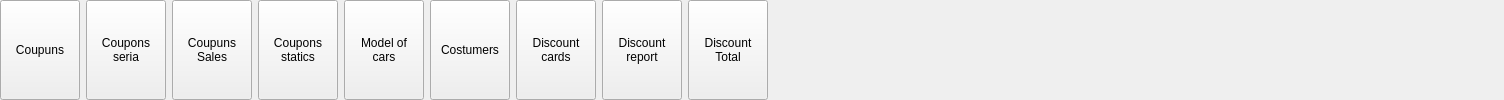
    <widget class="QWidget" name="widget_16" native="true">
     <layout class="QHBoxLayout" name="horizontalLayout_12">
      <property name="leftMargin">
       <number>0</number>
      </property>
      <property name="topMargin">
       <number>0</number>
      </property>
      <property name="rightMargin">
       <number>0</number>
      </property>
      <property name="bottomMargin">
       <number>0</number>
      </property>
      <item>
       <widget class="QToolButton" name="btnCoupons">
        <property name="minimumSize">
         <size>
          <width>80</width>
          <height>80</height>
         </size>
        </property>
        <property name="maximumSize">
         <size>
          <width>222</width>
          <height>222</height>
         </size>
        </property>
        <property name="text">
         <string>Coupuns</string>
        </property>
        <property name="icon">
         <iconset resource="res.qrc">
          <normaloff>:/images/discount.png</normaloff>:/images/discount.png</iconset>
        </property>
        <property name="iconSize">
         <size>
          <width>32</width>
          <height>32</height>
         </size>
        </property>
        <property name="toolButtonStyle">
         <enum>Qt::ToolButtonTextUnderIcon</enum>
        </property>
       </widget>
      </item>
      <item>
       <widget class="QToolButton" name="btnCouponSeria">
        <property name="minimumSize">
         <size>
          <width>80</width>
          <height>80</height>
         </size>
        </property>
        <property name="maximumSize">
         <size>
          <width>222</width>
          <height>222</height>
         </size>
        </property>
        <property name="text">
         <string>Coupons
seria</string>
        </property>
        <property name="icon">
         <iconset resource="res.qrc">
          <normaloff>:/images/discount.png</normaloff>:/images/discount.png</iconset>
        </property>
        <property name="iconSize">
         <size>
          <width>32</width>
          <height>32</height>
         </size>
        </property>
        <property name="toolButtonStyle">
         <enum>Qt::ToolButtonTextUnderIcon</enum>
        </property>
       </widget>
      </item>
      <item>
       <widget class="QToolButton" name="btnSaleCoupons">
        <property name="minimumSize">
         <size>
          <width>80</width>
          <height>80</height>
         </size>
        </property>
        <property name="maximumSize">
         <size>
          <width>222</width>
          <height>222</height>
         </size>
        </property>
        <property name="text">
         <string>Coupuns
Sales</string>
        </property>
        <property name="icon">
         <iconset resource="res.qrc">
          <normaloff>:/images/discount.png</normaloff>:/images/discount.png</iconset>
        </property>
        <property name="iconSize">
         <size>
          <width>32</width>
          <height>32</height>
         </size>
        </property>
        <property name="toolButtonStyle">
         <enum>Qt::ToolButtonTextUnderIcon</enum>
        </property>
       </widget>
      </item>
      <item>
       <widget class="QToolButton" name="btnDiscountCards">
        <property name="minimumSize">
         <size>
          <width>80</width>
          <height>80</height>
         </size>
        </property>
        <property name="maximumSize">
         <size>
          <width>222</width>
          <height>222</height>
         </size>
        </property>
        <property name="text">
         <string>Coupons
statics</string>
        </property>
        <property name="icon">
         <iconset resource="res.qrc">
          <normaloff>:/images/discount.png</normaloff>:/images/discount.png</iconset>
        </property>
        <property name="iconSize">
         <size>
          <width>32</width>
          <height>32</height>
         </size>
        </property>
        <property name="toolButtonStyle">
         <enum>Qt::ToolButtonTextUnderIcon</enum>
        </property>
       </widget>
      </item>
      <item>
       <widget class="QToolButton" name="btnCarsModel">
        <property name="minimumSize">
         <size>
          <width>80</width>
          <height>80</height>
         </size>
        </property>
        <property name="maximumSize">
         <size>
          <width>222</width>
          <height>222</height>
         </size>
        </property>
        <property name="text">
         <string>Model of
cars</string>
        </property>
        <property name="icon">
         <iconset resource="res.qrc">
          <normaloff>:/images/car.png</normaloff>:/images/car.png</iconset>
        </property>
        <property name="iconSize">
         <size>
          <width>32</width>
          <height>32</height>
         </size>
        </property>
        <property name="toolButtonStyle">
         <enum>Qt::ToolButtonTextUnderIcon</enum>
        </property>
       </widget>
      </item>
      <item>
       <widget class="QToolButton" name="btnCostumers">
        <property name="minimumSize">
         <size>
          <width>80</width>
          <height>80</height>
         </size>
        </property>
        <property name="maximumSize">
         <size>
          <width>222</width>
          <height>222</height>
         </size>
        </property>
        <property name="text">
         <string>Costumers</string>
        </property>
        <property name="icon">
         <iconset resource="res.qrc">
          <normaloff>:/images/car2.png</normaloff>:/images/car2.png</iconset>
        </property>
        <property name="iconSize">
         <size>
          <width>32</width>
          <height>32</height>
         </size>
        </property>
        <property name="toolButtonStyle">
         <enum>Qt::ToolButtonTextUnderIcon</enum>
        </property>
       </widget>
      </item>
      <item>
       <widget class="QToolButton" name="btnCustomers">
        <property name="minimumSize">
         <size>
          <width>80</width>
          <height>80</height>
         </size>
        </property>
        <property name="maximumSize">
         <size>
          <width>222</width>
          <height>222</height>
         </size>
        </property>
        <property name="text">
         <string>Discount
cards</string>
        </property>
        <property name="icon">
         <iconset resource="res.qrc">
          <normaloff>:/images/discount.png</normaloff>:/images/discount.png</iconset>
        </property>
        <property name="iconSize">
         <size>
          <width>32</width>
          <height>32</height>
         </size>
        </property>
        <property name="toolButtonStyle">
         <enum>Qt::ToolButtonTextUnderIcon</enum>
        </property>
       </widget>
      </item>
      <item>
       <widget class="QToolButton" name="btnDiscountReport">
        <property name="minimumSize">
         <size>
          <width>80</width>
          <height>80</height>
         </size>
        </property>
        <property name="maximumSize">
         <size>
          <width>222</width>
          <height>222</height>
         </size>
        </property>
        <property name="text">
         <string>Discount
report</string>
        </property>
        <property name="icon">
         <iconset resource="res.qrc">
          <normaloff>:/images/discount.png</normaloff>:/images/discount.png</iconset>
        </property>
        <property name="iconSize">
         <size>
          <width>32</width>
          <height>32</height>
         </size>
        </property>
        <property name="toolButtonStyle">
         <enum>Qt::ToolButtonTextUnderIcon</enum>
        </property>
       </widget>
      </item>
      <item>
       <widget class="QToolButton" name="btnDiscountTotal">
        <property name="minimumSize">
         <size>
          <width>80</width>
          <height>80</height>
         </size>
        </property>
        <property name="maximumSize">
         <size>
          <width>222</width>
          <height>222</height>
         </size>
        </property>
        <property name="text">
         <string>Discount
Total</string>
        </property>
        <property name="icon">
         <iconset resource="res.qrc">
          <normaloff>:/images/discount.png</normaloff>:/images/discount.png</iconset>
        </property>
        <property name="iconSize">
         <size>
          <width>32</width>
          <height>32</height>
         </size>
        </property>
        <property name="toolButtonStyle">
         <enum>Qt::ToolButtonTextUnderIcon</enum>
        </property>
       </widget>
      </item>
      <item>
       <spacer name="horizontalSpacer_6">
        <property name="orientation">
         <enum>Qt::Horizontal</enum>
        </property>
        <property name="sizeHint" stdset="0">
         <size>
          <width>736</width>
          <height>20</height>
         </size>
        </property>
       </spacer>
      </item>
     </layout>
    </widget>
